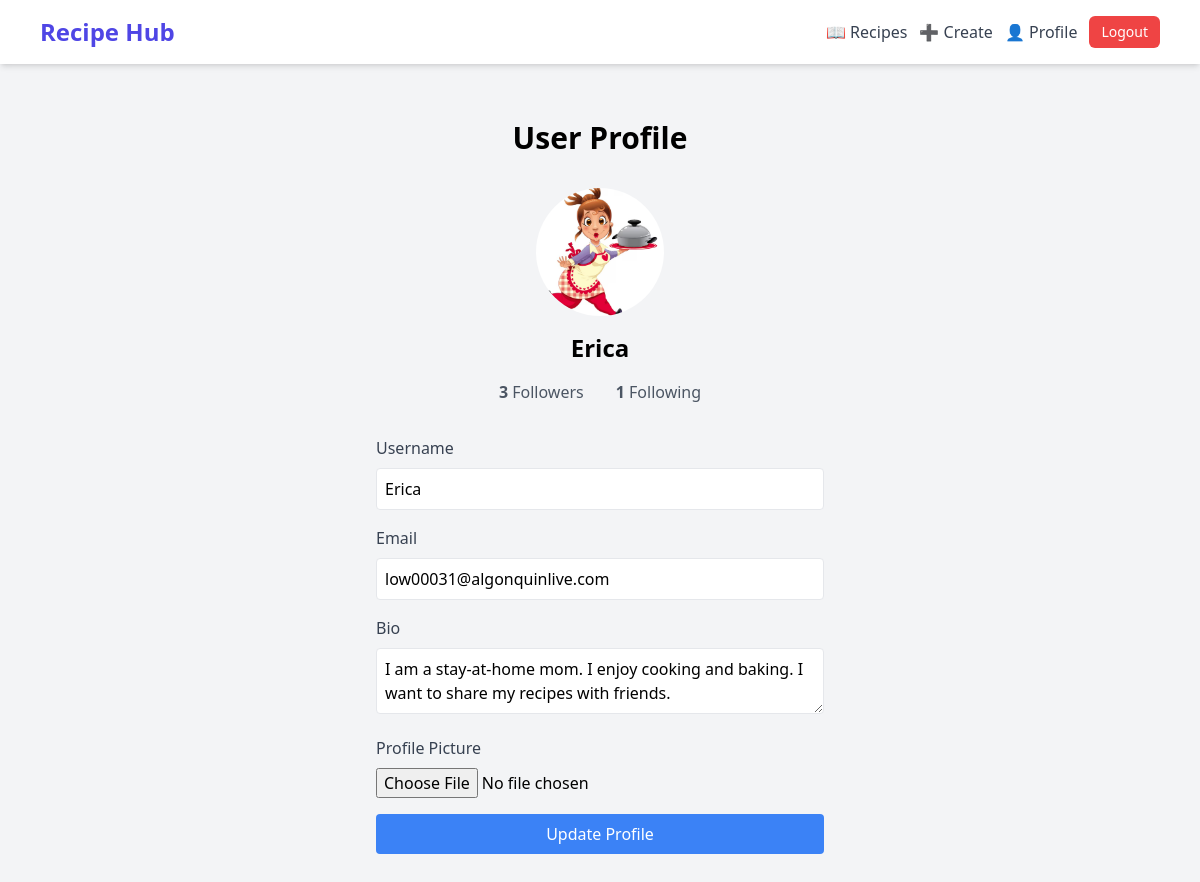
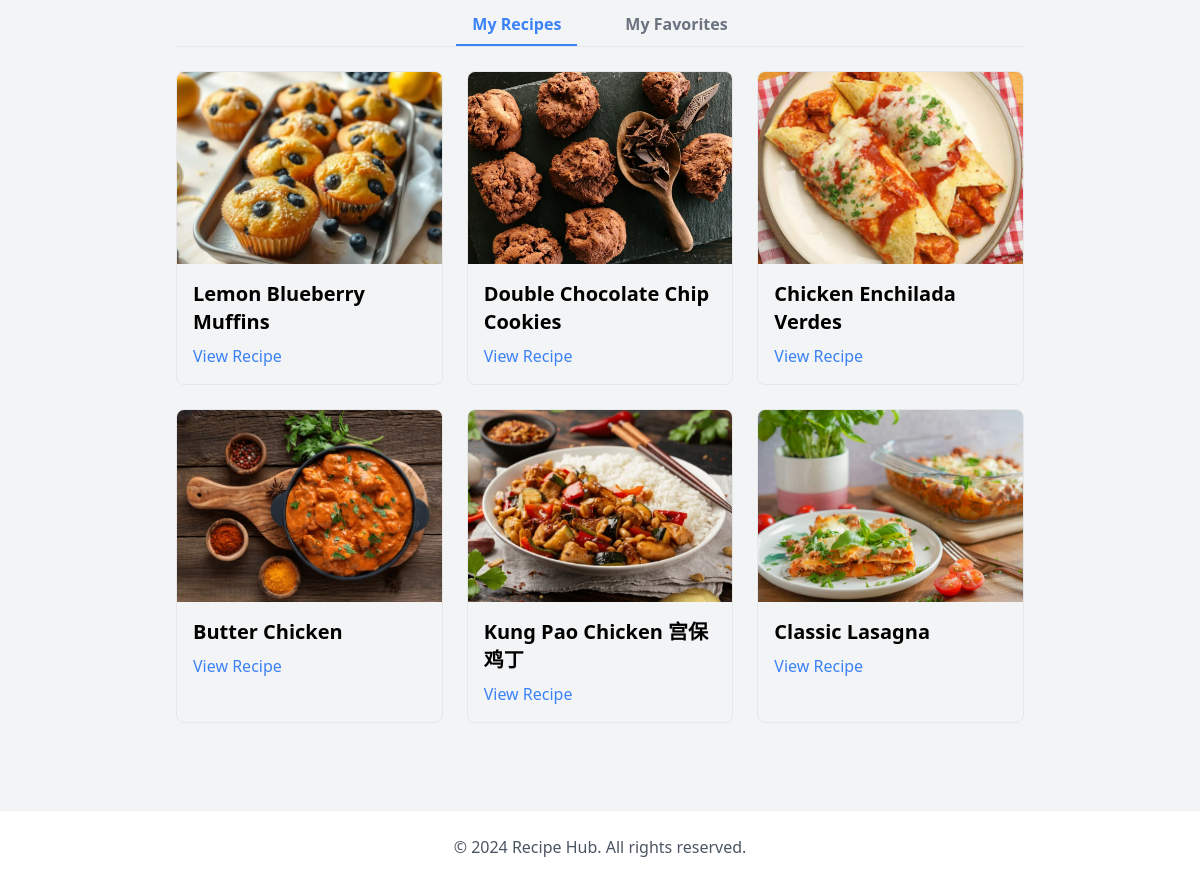
/profile/1/ (signed in), run on the app's committed database (2 pictures, top to bottom).
### recipe_web/models.py (models this page shows, shortened)
class User(AbstractUser):
    email = models.EmailField(unique=True)
    bio = models.TextField(max_length=500, blank=True)
    profile_picture = models.ImageField(upload_to='profile_pictures/', blank=True, null=True)
    following = models.ManyToManyField('self', symmetrical=False, related_name='followers', blank=True)

class Recipe(models.Model):
    CUISINE_CHOICES = [
        ('italian', 'Italian'),
        ('chinese', 'Chinese'),
        ('indian', 'Indian'),
        ('mexican', 'Mexican'),
        ('other', 'Other'),
    ]
    DIETARY_CHOICES = [
        ('vegetarian', 'Vegetarian'),
        ('vegan', 'Vegan'),
        ('gluten_free', 'Gluten Free'),
        ('none', 'None'),
    ]
    author = models.ForeignKey('User', on_delete=models.CASCADE, related_name='recipes')
    title = models.CharField(max_length=200)
    description = models.TextField()
    ingredients = models.TextField()
    instructions = models.TextField()
    cooking_time = models.IntegerField()
    cuisine_type = models.CharField(max_length=100)
    dietary_restrictions = models.CharField(max_length=200, blank=True)
    image = models.ImageField(upload_to='recipe_images/', blank=True, null=True)
    created_at = models.DateTimeField(auto_now_add=True)
    updated_at = models.DateTimeField(auto_now=True)
    likes = models.ManyToManyField(User, related_name='liked_recipes', blank=True)
    favorites = models.ManyToManyField(User, related_name='favorite_recipes', blank=True)

### recipe_web/views.py (the view, shortened to what this page needs)
# urls.py: path("profile/<int:pk>/", views.user_profile, name="user_profile"),
@login_required
def user_profile(request, pk):
    profile_user = get_object_or_404(User, pk=pk)
    user_recipes = Recipe.objects.filter(author=profile_user).order_by("-created_at")
    favorite_recipes = Recipe.objects.filter(favorites=profile_user).order_by(
        "-created_at"
    )
    context = {
        "profile_user": profile_user,
        "user_recipes": user_recipes,
        "favorite_recipes": favorite_recipes,
    }
    return render(request, "recipe_web/user_profile.html", context)

### recipe_web/templates/recipe_web/user_profile.html (shortened to what this page needs)
{% extends 'recipe_web/base.html' %}
{% block content %}
<div class="max-w-4xl mx-auto p-6">
    <h1 class="text-3xl font-bold text-center mb-8">User Profile</h1>
    <div class="mb-8 text-center">
        {% if profile_user.profile_picture %}
            <img src="{{ profile_user.profile_picture.url }}" alt="Profile Picture" class="w-32 h-32 rounded-full mx-auto mb-4 object-cover">
        {% else %}
            <img src="/static/images/default_profile.png" alt="Default Profile" class="w-32 h-32 rounded-full mx-auto mb-4">
        {% endif %}
        <h2 class="text-2xl font-bold mb-4">{{ profile_user.username }}</h2>
        <div class="flex justify-center space-x-8 mb-6">
            <a href="{% url 'followers_list' pk=profile_user.pk %}" class="text-gray-600 hover:text-blue-500">
                <strong>{{ profile_user.followers.count }}</strong> Followers
            </a>
            <a href="{% url 'following_list' pk=profile_user.pk %}" class="text-gray-600 hover:text-blue-500">
                <strong>{{ profile_user.following.count }}</strong> Following
            </a>
        </div>
    </div>
    {% if user == profile_user %}
    <form method="post" enctype="multipart/form-data" class="max-w-md mx-auto mb-8">
        <div class="space-y-4">
            <div>
                <label class="block text-gray-700 mb-2">Username</label>
                <input type="text" value="{{ profile_user.username }}" class="w-full p-2 border rounded" readonly>
            </div>
            <div>
                <label class="block text-gray-700 mb-2">Email</label>
                <input type="email" value="{{ profile_user.email }}" class="w-full p-2 border rounded" readonly>
            </div>
            <div>
                <label class="block text-gray-700 mb-2">Bio</label>
                <textarea name="bio" class="w-full p-2 border rounded">{{ profile_user.bio }}</textarea>
            </div>
            <div>
                <label class="block text-gray-700 mb-2">Profile Picture</label>
                <input type="file" name="profile_picture" class="w-full">
            </div>
            <button type="submit" class="w-full bg-blue-500 text-white py-2 px-4 rounded hover:bg-blue-600 mb-8">
                Update Profile
            </button>
        </div>
    </form>
    {% endif %}
    <div id="tabs-section" class="border-b border-gray-200 mb-6">
        <div class="flex justify-center space-x-8">
            <form method="GET" class="inline">
                <button type="submit" class="py-2 px-4 font-bold {% if request.GET.tab != 'favorites' %}border-b-2 border-blue-500 text-blue-500{% else %}text-gray-500 hover:text-blue-500{% endif %}">
                    My Recipes
                </button>
            </form>
            <form method="GET" class="inline">
                <button type="submit" class="py-2 px-4 font-bold {% if request.GET.tab == 'favorites' %}border-b-2 border-blue-500 text-blue-500{% else %}text-gray-500 hover:text-blue-500{% endif %}">
                    My Favorites
                </button>
            </form>
        </div>
    </div>
    <div id="recipes-tab" class="{% if request.GET.tab == 'favorites' %}hidden{% endif %}">
        {% if user_recipes %}
            <div class="grid grid-cols-1 md:grid-cols-2 lg:grid-cols-3 gap-6">
                {% for recipe in user_recipes %}
                    <div class="border rounded-lg overflow-hidden">
                        {% if recipe.image %}
                            <img src="{{ recipe.image.url }}" alt="{{ recipe.title }}" class="w-full h-48 object-cover">
                        {% endif %}
                        <div class="p-4">
                            <h3 class="text-xl font-bold mb-2">{{ recipe.title }}</h3>
                            <a href="{% url 'recipe_detail' recipe.pk %}" class="text-blue-500 hover:text-blue-700">View Recipe</a>
                        </div>
                    </div>
                {% endfor %}
            </div>
        {% else %}
            <p class="text-center text-gray-600">No recipes yet.</p>
        {% endif %}
    </div>
</div>
{% endblock %}

### data on the page
User: profile_picture (picture), username "Erica", followers.count "3", following.count "1", email "low00031@algonquinlive.com", bio "I am a stay-at-home mom. I enjoy cooking and baking. I want to share my recipes with friends."
Recipe: image (picture), title "Lemon Blueberry Muffins"
Recipe: image (picture), title "Double Chocolate Chip Cookies"
Recipe: image (picture), title "Chicken Enchilada Verdes"
Recipe: image (picture), title "Butter Chicken"
Recipe: image (picture), title "Kung Pao Chicken 宫保鸡丁"
Recipe: image (picture), title "Classic Lasagna"
